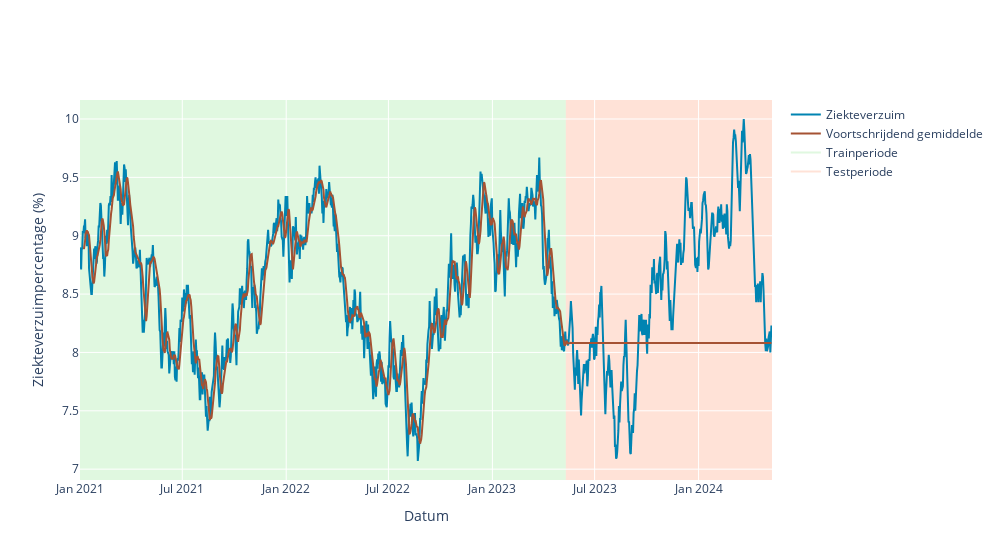

The notebook cell this image was saved under:
### Markdown cell above
Nu er een voorspelling is die voldoet, kan men uiteraard de voorspelling gebruiken. In het geval van ziekteverzuimpercentage, kun je natuurlijk verschillende keuzes maken als bestuurder.

**Opgave 4.3.** Afhankelijk van welke actie je uitzet, moet je nadenken over de impact op het model. Weet jij wat bij de volgende scenario's de impact op het model is?
* Scenario 0: Huidig beleid wordt gevolgd. Huidig beleid is het extra inplannen van extern personeel. 
* Scenario 1: Vermoeden ontstaat dat een groot deel van de ziekte verklaard wordt door werkdruk. Besloten wordt om elk team uit te breiden met 1 FTE. 
* Scenario 2: Het ziekteverzuimpercentage bevat niet de medewerkers met een 0-uren contract. Gezien financiële impact wil het bestuur deze gaan toevoegen per de 1e van de volgende maand. 

<!-- 

Scenario 0: Je voert geen proceswijziging door, geen impact op model. 

Scenario 1: Je voert een wijziging door waardoor het ziekteverzuim mogelijk veranderd. Bij complexere modellen heb je de mogelijkheid om een variabele toe te voegen die per dag aangeeft welk beleid je hebt gevoerd. Het model kan hiermee dan rekening houden.

Scenario 2: Hierbij ga je de berekening van je doelvariabele aanpassen. Als forecaster doe je er verstandig aan om een nieuwe tijdreeks te berekenen volgens deze nieuwe definitie, daar een model op te trainen en dat te gebruiken voor voorspellingen. 

-->


**Opgave 4.4.** Bonusvraag: Kan jij al proberend het model en de instellingen vinden die het onderstaande optimum benaderen of zelfs nog beter zijn?

*Hint*: Probeer eerst met grotere wijzigingen een beeld te krijgen waar je moet zoeken. 

|Onderwerp|Juistheid|Maximale afwijking|Gemiddelde absolute afwijking|
|:---|:---|:---|:---|
|Ziekteverzuim|0,99672|0,73438|0,21506|

* Model = .....?

* Voortschrijdend gemiddelde
    - vensterlengte = .....?
    - verschuiving = .....?

* Instellingen regressiemodel
    - jaarlijks_patroon = .....?
    - wekelijks_patroon = .....?
    - graad = .....?

### Code cell
## Instellingen model voortschrijdend gemiddelde
vensterlengte = 7
verschuiving = 0

## Toepassen instellingen in model
df_voortschrijdend_gemiddelde = pas_voortschrijdend_gemiddelde_toe(
    data=data,
    vensterlengte=vensterlengte,
    verschuiving=verschuiving,
    zie_traintest_periodes=True
)

## Berekenen metrieken
bereken_metrieken(list_of_dfs=[df_voortschrijdend_gemiddelde])

### Figure 1 — Plotly figure (JSON) as saved in the notebook; plotly's stock layout.template omitted (floating-point values rounded to 4 significant figures; data arrays with more than 128 entries replaced by an {"elided": "..."} marker saying what was removed)
{"data": [{"line": {"color": "#0084B2"}, "mode": "lines", "name": "Ziekteverzuim", "type": "scatter", "x": {"elided": "1225 str values"}, "y": {"elided": "1225 float values"}}, {"line": {"color": "#a55233"}, "mode": "lines", "name": "Voortschrijdend gemiddelde", "type": "scatter", "x": {"elided": "1225 str values"}, "y": {"elided": "1225 float values"}}, {"line": {"color": "limegreen"}, "mode": "lines", "name": "Trainperiode", "opacity": 0.15, "type": "scatter", "x": [null], "y": [null]}, {"line": {"color": "LightSalmon"}, "mode": "lines", "name": "Testperiode", "opacity": 0.3, "type": "scatter", "x": [null], "y": [null]}], "layout": {"autosize": false, "paper_bgcolor": "white", "plot_bgcolor": "white", "shapes": [{"fillcolor": "limegreen", "layer": "below", "line": {"width": 0}, "opacity": 0.15, "type": "rect", "x0": "2021-01-01", "x1": "2023-05-11", "xref": "x", "y0": 0, "y1": 1, "yref": "paper"}, {"fillcolor": "LightSalmon", "layer": "below", "line": {"width": 0}, "opacity": 0.3, "type": "rect", "x0": "2023-05-11", "x1": "2024-05-10", "xref": "x", "y0": 0, "y1": 1, "yref": "paper"}], "width": 1000, "xaxis": {"title": {"text": "Datum"}}, "yaxis": {"title": {"text": "Ziekteverzuimpercentage (%)"}}}}
